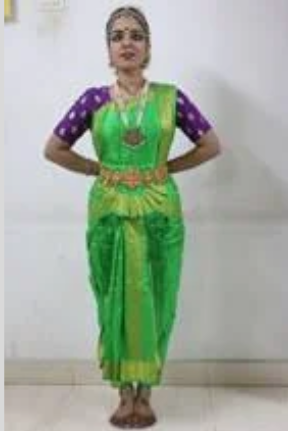
#> input picture data/raw/Samapadam/e.png, 288 x 431 px, found by its file name; its folder holds only this picture in this run
$ python preprocess.py
#> lines starting #> are read from the running program, lines starting #| are printed output that depends on the picture
# src/preprocess.py
import cv2
import os

def preprocess_images(input_dir, output_dir, img_size=(128, 128)):
#> called with input_dir = 'data/raw', output_dir = 'data/processed', img_size = (128, 128)
    if not os.path.exists(output_dir):
        os.makedirs(output_dir)

    for pose in os.listdir(input_dir):
        pose_dir = os.path.join(input_dir, pose)
        output_pose_dir = os.path.join(output_dir, pose)
        if not os.path.exists(output_pose_dir):
            os.makedirs(output_pose_dir)

        for img_name in os.listdir(pose_dir):
            img_path = os.path.join(pose_dir, img_name)
            img = cv2.imread(img_path)
#> img is the input picture: shape (431, 288, 3); mean B, G, R 156.9, 171.7, 161
            img = cv2.cvtColor(img, cv2.COLOR_BGR2GRAY)  # Convert to grayscale
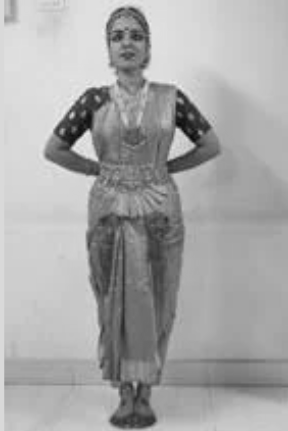
#> img: shape (431, 288); min 8, max 241, mean 166.8
            img = cv2.resize(img, img_size)  # Resize image
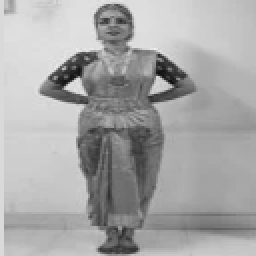
#> img: shape (128, 128) (shown 2 times larger); min 15, max 239, mean 166.8
            cv2.imwrite(os.path.join(output_pose_dir, img_name), img)

if __name__ == "__main__":
    preprocess_images('data/raw', 'data/processed')
